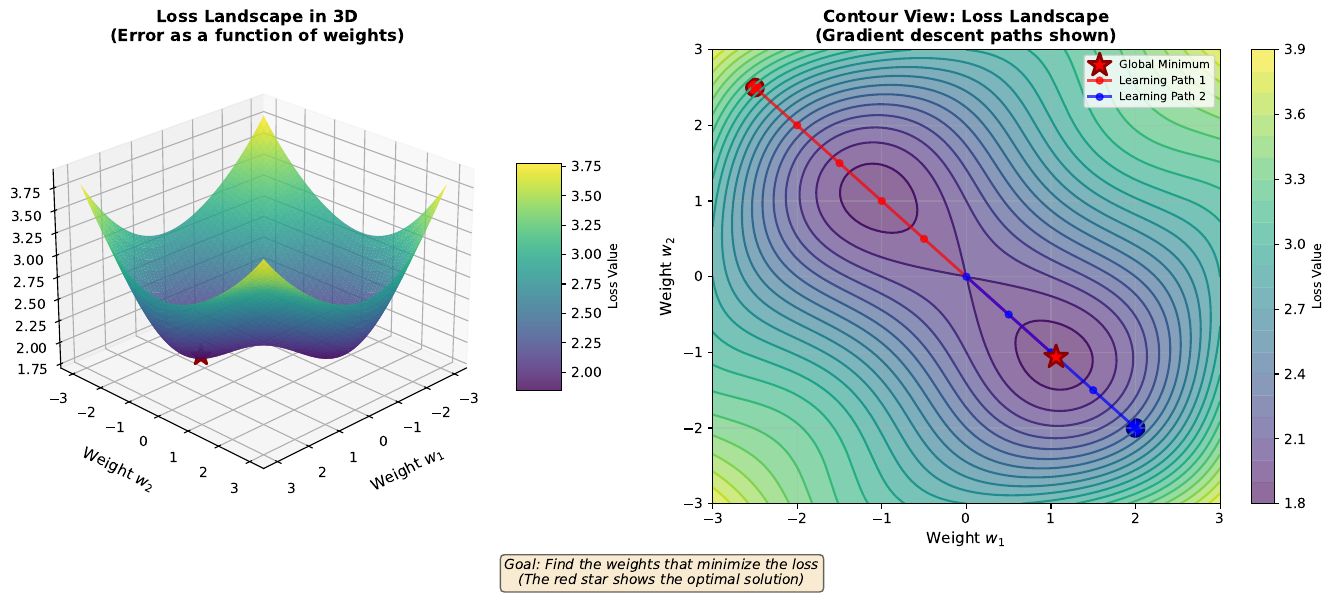

Here is the Python script that generated this plot:
# ==============================================================================
# Chart: Loss Landscape
# Source: https://github.com/Digital-AI-Finance/neural-networks/tree/main/07_loss_landscape/
# Author: Digital-AI-Finance
# License: MIT License
# Created: 2025-11-23
# ==============================================================================

"""
Loss Landscape

Neural network visualization chart

Source: https://github.com/Digital-AI-Finance/neural-networks/tree/main/07_loss_landscape/
"""

CHART_METADATA = {
    'name': 'Loss Landscape',
    'url': 'https://github.com/QuantLet/neural-networks-introduction/tree/main/07_loss_landscape',
    'author': 'Digital-AI-Finance',
    'license': 'MIT License',
    'created': '2025-11-23',
    'description': 'Neural network visualization chart'
}

import matplotlib.pyplot as plt
from mpl_toolkits.mplot3d import Axes3D
import numpy as np

# Set up the figure
fig = plt.figure(figsize=(14, 6))

# LEFT: 3D Loss Surface
ax1 = fig.add_subplot(121, projection='3d')

# Create a loss landscape (simplified for visualization)
w1 = np.linspace(-3, 3, 100)
w2 = np.linspace(-3, 3, 100)
W1, W2 = np.meshgrid(w1, w2)

# Create a complex loss surface with a global minimum
# Using a combination of quadratic and sinusoidal terms
Loss = (W1**2 + W2**2) / 10 + 0.5 * np.sin(W1) * np.sin(W2) + 2

# Find the minimum for marking
min_idx = np.unravel_index(np.argmin(Loss), Loss.shape)
min_w1, min_w2 = W1[min_idx], W2[min_idx]
min_loss = Loss[min_idx]

# Plot the surface
surf = ax1.plot_surface(W1, W2, Loss, cmap='viridis', alpha=0.8, edgecolor='none')

# Mark the minimum
ax1.scatter([min_w1], [min_w2], [min_loss], color='red', s=200, marker='*',
            edgecolors='darkred', linewidth=2, zorder=10, label='Optimal Weights')

ax1.set_xlabel('Weight $w_1$', fontsize=11, labelpad=10)
ax1.set_ylabel('Weight $w_2$', fontsize=11, labelpad=10)
ax1.set_zlabel('Loss (Error)', fontsize=11, labelpad=10)
ax1.set_title('Loss Landscape in 3D\n(Error as a function of weights)', fontsize=12, fontweight='bold')
ax1.view_init(elev=25, azim=45)

# Add colorbar
cbar = fig.colorbar(surf, ax=ax1, shrink=0.5, aspect=5)
cbar.set_label('Loss Value', fontsize=9)

# RIGHT: Contour plot (top-down view)
ax2 = fig.add_subplot(122)

# Create contour plot
contour = ax2.contour(W1, W2, Loss, levels=20, cmap='viridis', linewidths=1.5)
contourf = ax2.contourf(W1, W2, Loss, levels=20, cmap='viridis', alpha=0.6)

# Mark the minimum
ax2.scatter([min_w1], [min_w2], color='red', s=300, marker='*',
            edgecolors='darkred', linewidth=2, zorder=10, label='Global Minimum')

# Add some gradient descent paths (simulated)
# Starting point 1
start1 = [-2.5, 2.5]
path1_w1 = np.array([-2.5, -2.0, -1.5, -1.0, -0.5, min_w1])
path1_w2 = np.array([2.5, 2.0, 1.5, 1.0, 0.5, min_w2])
ax2.plot(path1_w1, path1_w2, 'ro-', linewidth=2, markersize=5, alpha=0.7, label='Learning Path 1')
ax2.scatter(start1[0], start1[1], color='red', s=150, marker='o', edgecolors='darkred', linewidth=2)

# Starting point 2
start2 = [2.0, -2.0]
path2_w1 = np.array([2.0, 1.5, 1.0, 0.5, 0.0, min_w1])
path2_w2 = np.array([-2.0, -1.5, -1.0, -0.5, 0.0, min_w2])
ax2.plot(path2_w1, path2_w2, 'bo-', linewidth=2, markersize=5, alpha=0.7, label='Learning Path 2')
ax2.scatter(start2[0], start2[1], color='blue', s=150, marker='o', edgecolors='darkblue', linewidth=2)

ax2.set_xlabel('Weight $w_1$', fontsize=11)
ax2.set_ylabel('Weight $w_2$', fontsize=11)
ax2.set_title('Contour View: Loss Landscape\n(Gradient descent paths shown)', fontsize=12, fontweight='bold')
ax2.legend(loc='upper right', fontsize=8)
ax2.grid(True, alpha=0.3)

# Add colorbar
cbar2 = fig.colorbar(contourf, ax=ax2)
cbar2.set_label('Loss Value', fontsize=9)

# Add explanation text
explanation = 'Goal: Find the weights that minimize the loss\n(The red star shows the optimal solution)'
fig.text(0.5, 0.02, explanation, ha='center', fontsize=10, style='italic',
         bbox=dict(boxstyle='round', facecolor='wheat', alpha=0.6))

plt.tight_layout(rect=[0, 0.05, 1, 1])
plt.savefig('loss_landscape.pdf', bbox_inches='tight', dpi=300)
print("Chart saved: loss_landscape.pdf")

# Source: https://github.com/Digital-AI-Finance/neural-networks/tree/main/07_loss_landscape/
